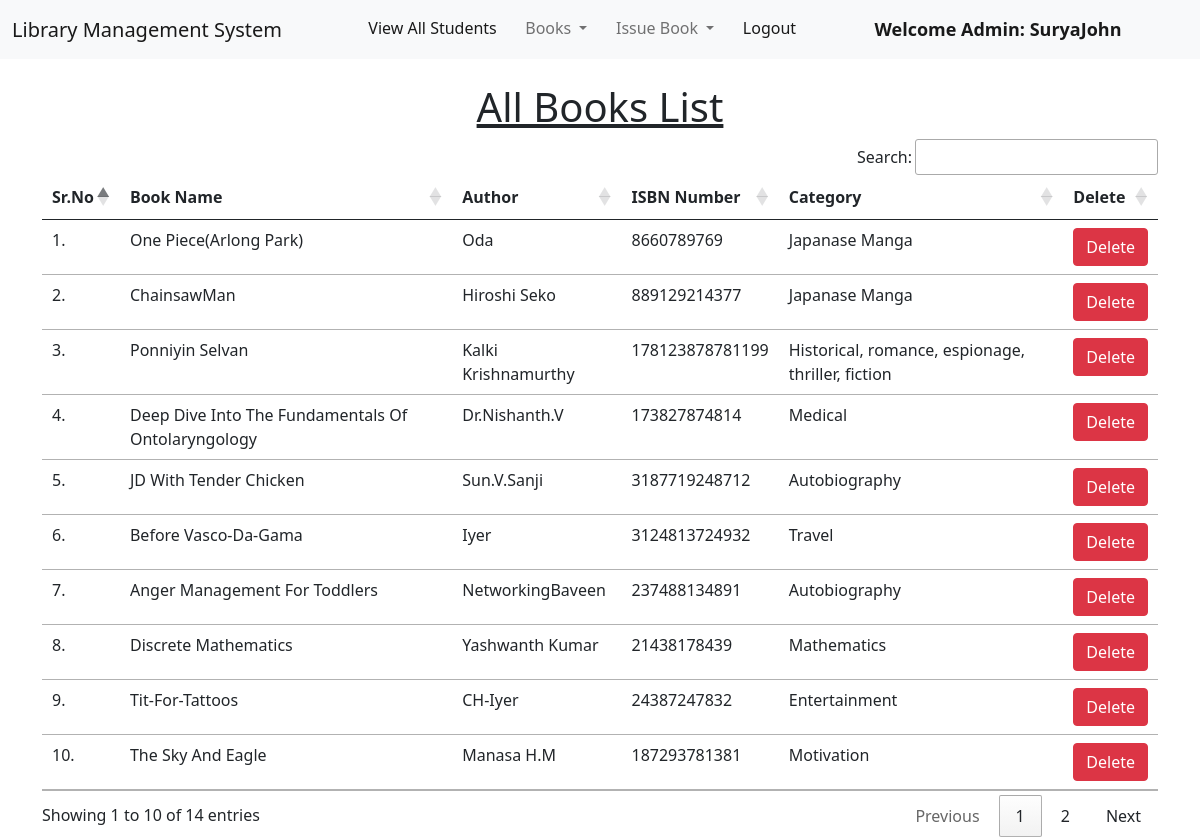
Page /view_books/ (signed in) on the committed database.
### library/models.py (models this page shows, shortened)
class Book(models.Model):
    name = models.CharField(max_length=200)
    author = models.CharField(max_length=200)
    isbn = models.PositiveIntegerField()
    category = models.CharField(max_length=50)

### library/views.py (the view)
# urls.py: path("view_books/", views.view_books, name="view_books"),
@login_required(login_url = '/admin_login')
def view_books(request):
    books = Book.objects.all()
    return render(request, "view_books.html", {'books':books})

### library/templates/view_books.html (shortened to what this page needs)
{% extends 'admin_navbar.html' %}
{% load static %}
{% block body %}
<div class="container mt-4">
    <h1 class="text-center"><u>All Books List</u></h1>
    <table class="table table-hover" id="example">
        <thead>
            <tr>
                <th>Sr.No</th>
                <th>Book Name</th>
                <th>Author</th>
                <th>ISBN Number</th>
                <th>Category</th>
                <th>Delete</th>
            </tr>
        </thead>
        <tbody>
            {% for book in books %}
            <tr>
                <td>{{forloop.counter}}.</td>
                <td>{{book.name}}</td>
                <td>{{book.author}}</td>
                <td>{{book.isbn}}</td>
                <td>{{book.category}}</td>
                <td><a href="/delete_book/{{book.id}}/" class="btn btn-danger" onclick="return confirm('Are you sure you want to delete this book?')">Delete</a></td>
            </tr>
            {% endfor %}
        </tbody>
    </table>
    </div>
{% endblock %}

### library/templates/admin_navbar.html (shortened to what this page needs)
<!doctype html>
<html lang="en">
  <head>
    <link href="https://cdn.jsdelivr.net/npm/bootstrap@5.1.0/dist/css/bootstrap.min.css" rel="stylesheet">
    <link rel="stylesheet" href="https://cdn.datatables.net/1.10.25/css/jquery.dataTables.min.css">
    <link rel="stylesheet" href="https://cdn.datatables.net/buttons/1.7.1/css/buttons.dataTables.min.css">
  </head>
  <body>
    <nav class="navbar navbar-expand-lg navbar-light bg-light">
        <div class="container-fluid">
          <a class="navbar-brand" href="#">Library Management System</a>
          <div class="collapse navbar-collapse" id="navbarSupportedContent">
            <ul class="navbar-nav me-auto mb-2 mb-lg-0">
              <li class="nav-item">
                <a class="nav-link active" aria-current="page" href="/view_students/">View All Students</a>
              </li>
              <li class="nav-item dropdown">
                <a class="nav-link dropdown-toggle" href="#" id="navbarDropdown" role="button" data-bs-toggle="dropdown" aria-expanded="false">
                  Books
                </a>
              </li>
              <li class="nav-item dropdown">
                <a class="nav-link dropdown-toggle" href="#" id="navbarDropdown" role="button" data-bs-toggle="dropdown" aria-expanded="false">
                  Issue Book
                </a>
              </li>
              <li class="nav-item">
                <a class="nav-link active" aria-current="page" href="/logout/">Logout</a>
              </li>
              <li class="nav-item">
                <a style="font-weight:600; font-family:'Segoe UI', Tahoma, Geneva, Verdana, sans-serif; font-size: large;" class="nav-link active" href="#">Welcome Admin: {{request.user}}</a>
              </li>
            </ul>
          </div>
        </div>
      </nav>
      {% block body %}
      {% endblock %}
  </body>
</html>

### rows in the picture
Book: name "One Piece(Arlong Park)", author "Oda", isbn "8660789769", category "Japanase Manga"
Book: name "ChainsawMan", author "Hiroshi Seko", isbn "889129214377", category "Japanase Manga"
Book: name "Ponniyin Selvan", author "Kalki Krishnamurthy", isbn "178123878781199", category "Historical, romance, espionage, thriller, fiction"
Book: name "Deep Dive Into The Fundamentals Of Ontolaryngology", author "Dr.Nishanth.V", isbn "173827874814", category "Medical"
Book: name "JD With Tender Chicken", author "Sun.V.Sanji", isbn "3187719248712", category "Autobiography"
Book: name "Before Vasco-Da-Gama", author "Iyer", isbn "3124813724932", category "Travel"
Book: name "Anger Management For Toddlers", author "NetworkingBaveen", isbn "237488134891", category "Autobiography"
Book: name "Discrete Mathematics", author "Yashwanth Kumar", isbn "21438178439", category "Mathematics"
Book: name "Tit-For-Tattoos", author "CH-Iyer", isbn "24387247832", category "Entertainment"
Book: name "The Sky And Eagle", author "Manasa H.M", isbn "187293781381", category "Motivation"

### other values in the picture
{{ request.user }} "SuryaJohn"
